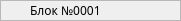
   <widget class="QFrame" name="bottomFrame">
    <property name="geometry">
     <rect>
      <x>140</x>
      <y>550</y>
      <width>181</width>
      <height>21</height>
     </rect>
    </property>
    <property name="layoutDirection">
     <enum>Qt::LeftToRight</enum>
    </property>
    <property name="frameShape">
     <enum>QFrame::StyledPanel</enum>
    </property>
    <property name="frameShadow">
     <enum>QFrame::Raised</enum>
    </property>
    <widget class="QLabel" name="powerSupplyNumberLabel">
     <property name="geometry">
      <rect>
       <x>30</x>
       <y>0</y>
       <width>141</width>
       <height>20</height>
      </rect>
     </property>
     <property name="font">
      <font>
       <family>Yu Gothic UI Light</family>
       <pointsize>9</pointsize>
      </font>
     </property>
     <property name="text">
      <string>Блок №0001</string>
     </property>
     <property name="alignment">
      <set>Qt::AlignLeading|Qt::AlignLeft|Qt::AlignVCenter</set>
     </property>
    </widget>
    <widget class="QLabel" name="connectIconLabel">
     <property name="geometry">
      <rect>
       <x>5</x>
       <y>0</y>
       <width>20</width>
       <height>20</height>
      </rect>
     </property>
     <property name="styleSheet">
      <string notr="true">QLabel {
	border-image: url(images/connect.svg) center;
}</string>
     </property>
     <property name="text">
      <string/>
     </property>
    </widget>
    <widget class="QLabel" name="disconnectIconLabel">
     <property name="geometry">
      <rect>
       <x>5</x>
       <y>0</y>
       <width>20</width>
       <height>20</height>
      </rect>
     </property>
     <property name="styleSheet">
      <string notr="true">QLabel {
	border-image: url(images/disconnect.svg) center;
}</string>
     </property>
     <property name="text">
      <string/>
     </property>
    </widget>
   </widget>
